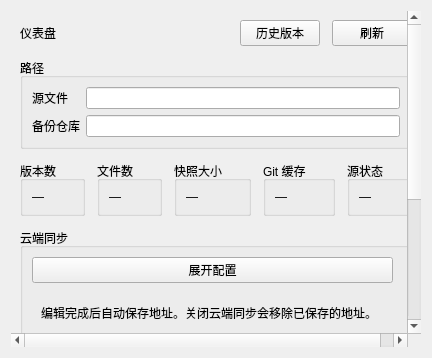
<?xml version='1.0' encoding='UTF-8'?>
<ui version="4.0">
 <class>DashboardPage</class>
 <widget class="QWidget" name="DashboardPage">
  <layout class="QVBoxLayout" name="layout">
   <property name="spacing">
    <number>12</number>
   </property>
   <item>
    <widget class="QScrollArea" name="scroll">
     <property name="widgetResizable">
      <bool>true</bool>
     </property>
     <property name="frameShape">
      <enum>QFrame::NoFrame</enum>
     </property>
     <widget class="QWidget" name="body">
      <layout class="QVBoxLayout" name="bodyLayout">
       <property name="spacing">
        <number>12</number>
       </property>
       <item>
        <layout class="QHBoxLayout" name="headerLayout" stretch="1,0,0">
         <property name="spacing">
          <number>12</number>
         </property>
         <item>
          <widget class="oclero::qlementine::Label" name="titleLabel">
           <property name="text">
            <string>仪表盘</string>
           </property>
           <property name="textFormat">
            <enum>Qt::PlainText</enum>
           </property>
           <property name="role">
            <enum>oclero::qlementine::TextRole::H2</enum>
           </property>
           <property name="sizePolicy">
            <sizepolicy hsizetype="Ignored" vsizetype="Preferred">
             <horstretch>0</horstretch>
             <verstretch>0</verstretch>
            </sizepolicy>
           </property>
          </widget>
         </item>
         <item>
          <widget class="QPushButton" name="historyButton">
           <property name="text">
            <string>历史版本</string>
           </property>
          </widget>
         </item>
         <item>
          <widget class="QPushButton" name="refreshButton">
           <property name="text">
            <string>刷新</string>
           </property>
          </widget>
         </item>
        </layout>
       </item>
       <item>
        <widget class="QGroupBox" name="pathsGroup">
         <property name="title">
          <string>路径</string>
         </property>
         <layout class="QFormLayout" name="pathsLayout">
          <item row="0" column="0">
           <widget class="QLabel" name="sourcePathEditCaption">
            <property name="text">
             <string>源文件</string>
            </property>
            <property name="buddy">
             <cstring>sourcePathEdit</cstring>
            </property>
           </widget>
          </item>
          <item row="0" column="1">
           <widget class="QLineEdit" name="sourcePathEdit">
            <property name="readOnly">
             <bool>true</bool>
            </property>
            <property name="accessibleName">
             <string>源文件路径</string>
            </property>
           </widget>
          </item>
          <item row="1" column="0">
           <widget class="QLabel" name="repositoryPathEditCaption">
            <property name="text">
             <string>备份仓库</string>
            </property>
            <property name="buddy">
             <cstring>repositoryPathEdit</cstring>
            </property>
           </widget>
          </item>
          <item row="1" column="1">
           <widget class="QLineEdit" name="repositoryPathEdit">
            <property name="readOnly">
             <bool>true</bool>
            </property>
            <property name="accessibleName">
             <string>备份仓库路径</string>
            </property>
           </widget>
          </item>
         </layout>
        </widget>
       </item>
       <item>
        <layout class="QHBoxLayout" name="metricsLayout">
         <property name="spacing">
          <number>12</number>
         </property>
         <item>
          <widget class="QGroupBox" name="versionGroup">
           <property name="title">
            <string>版本数</string>
           </property>
           <layout class="QVBoxLayout" name="versionLayout">
            <property name="spacing">
             <number>12</number>
            </property>
            <item>
             <widget class="oclero::qlementine::Label" name="versionValue">
              <property name="text">
               <string>—</string>
              </property>
              <property name="textFormat">
               <enum>Qt::PlainText</enum>
              </property>
              <property name="role">
               <enum>oclero::qlementine::TextRole::H4</enum>
              </property>
             </widget>
            </item>
           </layout>
          </widget>
         </item>
         <item>
          <widget class="QGroupBox" name="fileGroup">
           <property name="title">
            <string>文件数</string>
           </property>
           <layout class="QVBoxLayout" name="fileLayout">
            <property name="spacing">
             <number>12</number>
            </property>
            <item>
             <widget class="oclero::qlementine::Label" name="fileValue">
              <property name="text">
               <string>—</string>
              </property>
              <property name="textFormat">
               <enum>Qt::PlainText</enum>
              </property>
              <property name="role">
               <enum>oclero::qlementine::TextRole::H4</enum>
              </property>
             </widget>
            </item>
           </layout>
          </widget>
         </item>
         <item>
          <widget class="QGroupBox" name="sizeGroup">
           <property name="title">
            <string>快照大小</string>
           </property>
           <layout class="QVBoxLayout" name="sizeLayout">
            <property name="spacing">
             <number>12</number>
            </property>
            <item>
             <widget class="oclero::qlementine::Label" name="sizeValue">
              <property name="text">
               <string>—</string>
              </property>
              <property name="textFormat">
               <enum>Qt::PlainText</enum>
              </property>
              <property name="role">
               <enum>oclero::qlementine::TextRole::H4</enum>
              </property>
             </widget>
            </item>
           </layout>
          </widget>
         </item>
         <item>
          <widget class="QGroupBox" name="cacheGroup">
           <property name="title">
            <string>Git 缓存</string>
           </property>
           <layout class="QVBoxLayout" name="cacheLayout">
            <property name="spacing">
             <number>12</number>
            </property>
            <item>
             <widget class="oclero::qlementine::Label" name="cacheValue">
              <property name="text">
               <string>—</string>
              </property>
              <property name="textFormat">
               <enum>Qt::PlainText</enum>
              </property>
              <property name="role">
               <enum>oclero::qlementine::TextRole::H4</enum>
              </property>
             </widget>
            </item>
           </layout>
          </widget>
         </item>
         <item>
          <widget class="QGroupBox" name="stateGroup">
           <property name="title">
            <string>源状态</string>
           </property>
           <layout class="QVBoxLayout" name="stateLayout">
            <property name="spacing">
             <number>12</number>
            </property>
            <item>
             <widget class="oclero::qlementine::Label" name="stateValue">
              <property name="text">
               <string>—</string>
              </property>
              <property name="textFormat">
               <enum>Qt::PlainText</enum>
              </property>
              <property name="role">
               <enum>oclero::qlementine::TextRole::H4</enum>
              </property>
             </widget>
            </item>
           </layout>
          </widget>
         </item>
        </layout>
       </item>
       <item>
        <widget class="QGroupBox" name="remoteGroup">
         <property name="title">
          <string>云端同步</string>
         </property>
         <layout class="QVBoxLayout" name="remoteLayout">
          <property name="spacing">
           <number>12</number>
          </property>
          <item>
           <layout class="QHBoxLayout" name="remoteHeaderLayout">
            <property name="spacing">
             <number>12</number>
            </property>
            <item>
             <widget class="QPushButton" name="expandButton">
              <property name="text">
               <string>展开配置</string>
              </property>
             </widget>
            </item>
            <item>
             <spacer name="remoteHeaderLayoutSpacer">
              <property name="orientation">
               <enum>Qt::Horizontal</enum>
              </property>
             </spacer>
            </item>
           </layout>
          </item>
          <item>
           <widget class="QWidget" name="remoteContent">
            <layout class="QVBoxLayout" name="remoteContentLayout">
             <property name="spacing">
              <number>12</number>
             </property>
             <item>
              <widget class="QLabel" name="remoteHint">
               <property name="textFormat">
                <enum>Qt::PlainText</enum>
               </property>
               <property name="wordWrap">
                <bool>true</bool>
               </property>
               <property name="text">
                <string>编辑完成后自动保存地址。关闭云端同步会移除已保存的地址。</string>
               </property>
              </widget>
             </item>
             <item>
              <widget class="QLineEdit" name="remoteUrl">
               <property name="accessibleName">
                <string>云端仓库地址</string>
               </property>
              </widget>
             </item>
             <item>
              <layout class="QHBoxLayout" name="remoteActions">
               <property name="spacing">
                <number>12</number>
               </property>
               <item>
                <widget class="QPushButton" name="openRemoteButton">
                 <property name="text">
                  <string>打开地址</string>
                 </property>
                </widget>
               </item>
               <item>
                <widget class="QPushButton" name="pullButton">
                 <property name="text">
                  <string>拉取</string>
                 </property>
                </widget>
               </item>
               <item>
                <widget class="QPushButton" name="pushButton">
                 <property name="text">
                  <string>推送</string>
                 </property>
                </widget>
               </item>
               <item>
                <spacer name="remoteActionsSpacer">
                 <property name="orientation">
                  <enum>Qt::Horizontal</enum>
                 </property>
                </spacer>
               </item>
              </layout>
             </item>
            </layout>
           </widget>
          </item>
         </layout>
        </widget>
       </item>
       <item>
        <widget class="QGroupBox" name="maintenanceGroup">
         <property name="title">
          <string>维护</string>
         </property>
         <layout class="QVBoxLayout" name="maintenanceLayout">
          <property name="spacing">
           <number>12</number>
          </property>
          <item>
           <widget class="QLabel" name="maintenanceHint">
            <property name="text">
             <string>删除备份保留源文件；重建会清除历史，并可能覆盖云端。</string>
            </property>
            <property name="textFormat">
             <enum>Qt::PlainText</enum>
            </property>
            <property name="wordWrap">
             <bool>true</bool>
            </property>
           </widget>
          </item>
          <item>
           <layout class="QHBoxLayout" name="maintenanceActions">
            <property name="spacing">
             <number>12</number>
            </property>
            <item>
             <widget class="QPushButton" name="removeButton">
              <property name="text">
               <string>删除备份</string>
              </property>
             </widget>
            </item>
            <item>
             <widget class="QPushButton" name="rebuildButton">
              <property name="text">
               <string>重建仓库</string>
              </property>
             </widget>
            </item>
            <item>
             <spacer name="maintenanceActionsSpacer">
              <property name="orientation">
               <enum>Qt::Horizontal</enum>
              </property>
             </spacer>
            </item>
           </layout>
          </item>
         </layout>
        </widget>
       </item>
       <item>
        <spacer name="spacer">
         <property name="orientation">
          <enum>Qt::Vertical</enum>
         </property>
         <property name="sizeHint" stdset="0">
          <size>
           <width>20</width>
           <height>20</height>
          </size>
         </property>
        </spacer>
       </item>
      </layout>
     </widget>
    </widget>
   </item>
  </layout>
 </widget>
 <resources />
 <connections />
 <customwidgets>
  <customwidget>
   <class>oclero::qlementine::Label</class>
   <extends>QLabel</extends>
   <header>oclero/qlementine/widgets/Label.hpp</header>
  </customwidget>
 </customwidgets>
</ui>
